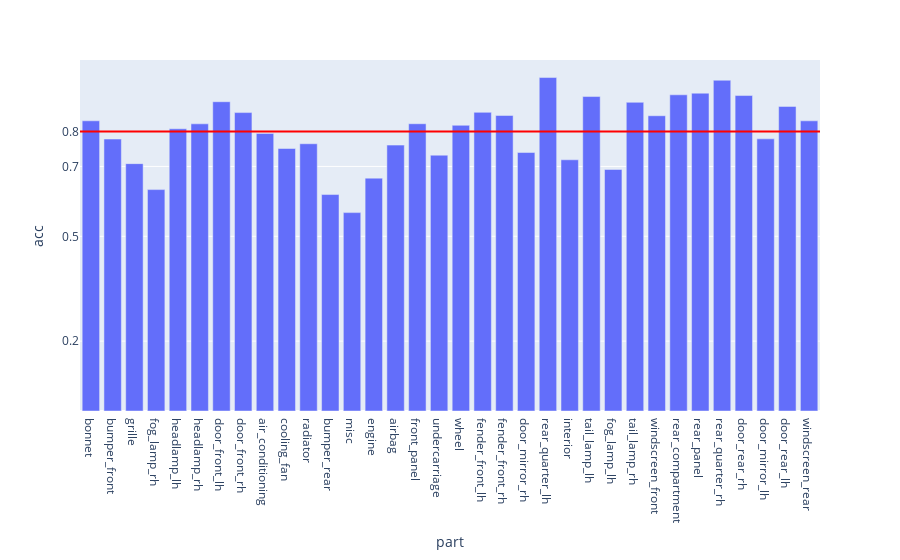

Here is the notebook cell this chart was saved with:
### Code cell
fig = px.bar(evalMetrics, x = 'part', y = 'acc')

fig.add_hline(y=avgAcc, line_width=2, line_color="red")

fig.update_layout(
    yaxis = dict(
        tickmode = 'array',
        tickvals = [np.format_float_positional(avgAcc, 2), 0.2, 0.5, 0.7],
    )
)

### Figure 1 — Plotly figure (JSON) as saved in the notebook; plotly's stock layout.template omitted (floating-point values rounded to 4 significant figures)
{"data": [{"alignmentgroup": "True", "hovertemplate": "part=%{x}<br>acc=%{y}<extra></extra>", "legendgroup": "", "marker": {"color": "#636efa", "pattern": {"shape": ""}}, "name": "", "offsetgroup": "", "orientation": "v", "showlegend": false, "textposition": "auto", "type": "bar", "x": ["bonnet", "bumper_front", "grille", "fog_lamp_rh", "headlamp_lh", "headlamp_rh", "door_front_lh", "door_front_rh", "air_conditioning", "cooling_fan", "radiator", "bumper_rear", "misc", "engine", "airbag", "front_panel", "undercarriage", "wheel", "fender_front_lh", "fender_front_rh", "door_mirror_rh", "rear_quarter_lh", "interior", "tail_lamp_lh", "fog_lamp_lh", "tail_lamp_rh", "windscreen_front", "rear_compartment", "rear_panel", "rear_quarter_rh", "door_rear_rh", "door_mirror_lh", "door_rear_lh", "windscreen_rear"], "xaxis": "x", "y": [0.8306, 0.7784, 0.708, 0.6337, 0.8078, 0.8219, 0.8852, 0.8541, 0.7945, 0.7513, 0.7649, 0.6195, 0.5678, 0.6665, 0.761, 0.8222, 0.7322, 0.8177, 0.8548, 0.8458, 0.7398, 0.9544, 0.719, 0.9, 0.6912, 0.8835, 0.8451, 0.905, 0.9096, 0.9467, 0.9029, 0.7789, 0.8718, 0.8305], "yaxis": "y"}], "layout": {"barmode": "relative", "legend": {"tracegroupgap": 0}, "margin": {"t": 60}, "shapes": [{"line": {"color": "red", "width": 2}, "type": "line", "x0": 0, "x1": 1, "xref": "x domain", "y0": 0.7999, "y1": 0.7999, "yref": "y"}], "xaxis": {"anchor": "y", "domain": [0, 1], "title": {"text": "part"}}, "yaxis": {"anchor": "x", "domain": [0, 1], "tickmode": "array", "tickvals": ["0.8", 0.2, 0.5, 0.7], "title": {"text": "acc"}}}}
